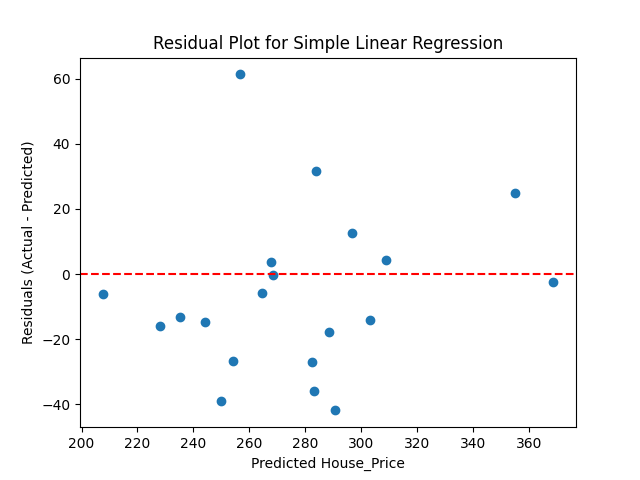

This chart was generated by the following Python code:
import pandas as pd
import numpy as np
from sklearn.linear_model import LinearRegression
from sklearn.metrics import r2_score
from sklearn.model_selection import train_test_split
import matplotlib.pyplot as plt

# Create example dataset with feature 'MedInc' and target 'House_Price'
np.random.seed(42)
size = 100

data = {
    'MedInc': np.random.normal(50, 10, size),       # Median Income
    'OtherFeat1': np.random.uniform(10, 100, size),
    'OtherFeat2': np.random.randint(0, 100, size),
}

df = pd.DataFrame(data)

# Target depends mostly on MedInc plus some noise and influence from other features
df['House_Price'] = 5 * df['MedInc'] + 0.5 * df['OtherFeat1'] + np.random.normal(0, 20, size)

# Split into train and test sets
X = df.drop(columns='House_Price')
y = df['House_Price']
X_train, X_test, y_train, y_test = train_test_split(X, y, test_size=0.2, random_state=42)

# Simple Linear Regression using 'MedInc'
lr_simple = LinearRegression()
lr_simple.fit(X_train[['MedInc']], y_train)

# Predict on test set
y_pred_simple = lr_simple.predict(X_test[['MedInc']])

# Calculate R2 score
r2_simple = r2_score(y_test, y_pred_simple)
print(f"R2 score (Simple Linear Regression with MedInc): {r2_simple:.3f}")

# Calculate residuals
residuals = y_test - y_pred_simple

# Plot residuals
plt.scatter(y_pred_simple, residuals)
plt.axhline(y=0, color='r', linestyle='--')
plt.xlabel('Predicted House_Price')
plt.ylabel('Residuals (Actual - Predicted)')
plt.title('Residual Plot for Simple Linear Regression')
plt.savefig("Residual")
